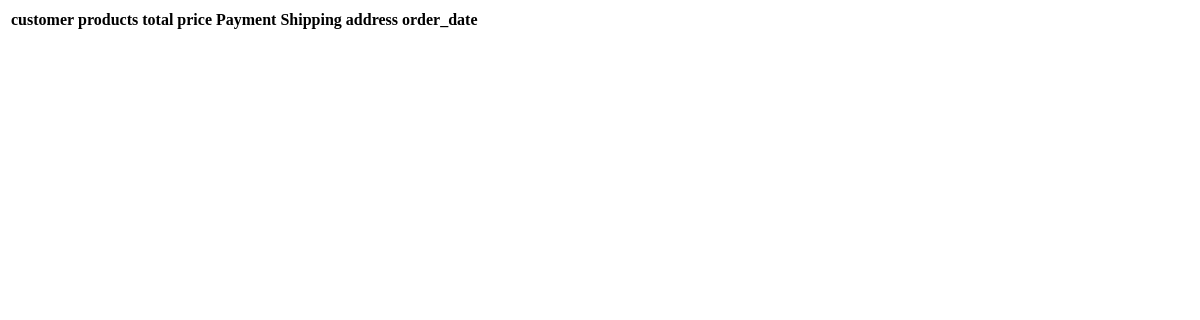
Before: /orders/order/list/ with the older database file.
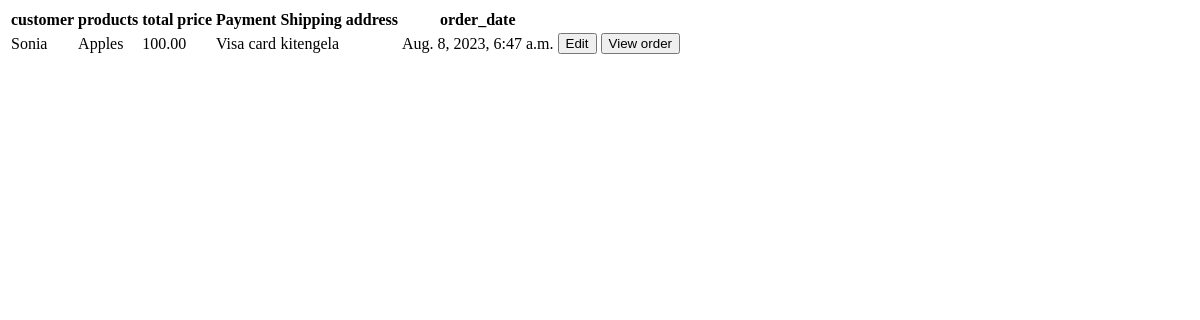
After: the same page with the newer database file.
### orders/models.py (models this page shows, shortened)
class Order(models.Model):
    payment= models.OneToOneField(PaymentMethod,on_delete=models.PROTECT,null=True)
    customer = models.ForeignKey(Customer,on_delete=models.CASCADE, null=True)
    products = models.CharField(max_length=32)
    totalPrice = models.DecimalField(max_digits=10, decimal_places=2)
    shippingAddress = models.CharField(max_length=100)
    orderDate = models.DateTimeField(auto_now_add=True)
    orderDate_update = models.DateTimeField(auto_now=True)
    cart= models.ForeignKey(Cart, on_delete=models.CASCADE, null=True)

### customer/models.py (models this page shows)
class Customer(models.Model):
    user = models.OneToOneField(User, on_delete=models.PROTECT,null=True)
    first_name = models.CharField(max_length=32)
    last_name = models.CharField(max_length=32)
    date_of_birth= models.DateField()
    email=models.EmailField()
    phone_number=models.CharField(max_length=13)
    password=models.CharField(max_length=8)
    def __str__(self):
      return self.first_name

### payment/models.py (models this page shows)
class PaymentMethod(models.Model):
    userId= models.IntegerField()
    orderId = models.IntegerField()
    payment_method = models.CharField(max_length=64)
    payment_amount = models.DecimalField(max_digits=100000, decimal_places=2)
    transactionId = models.IntegerField()
    def __str__(self):
      return self.payment_method

### orders/views.py (the view)
# urls.py: path('order/list/', orders_list, name="orders_list_view"),
def orders_list(request):
    orders= Order.objects.all()
    return render(request, "order/order_list.html", {"orders":orders})

### templates/order/order_list.html (shortened to what this page needs)
<!DOCTYPE html>
<html lang="en">
<head>
</head>
<body>
    <table>
        <th>customer</th>
        <th>products</th>
        <th>total price</th>
        <th>Payment</th>
        <th>Shipping address</th>
        <th>order_date</th>
      {%for order in  orders%}
        <tr>
            <td>{{order.customer}}</td>
            <td>{{order.products}}</td>
            <td>{{order.totalPrice}}</td>
            <td>{{order.payment}}</td>
            <td>{{order.shippingAddress}}</td>
            <td>{{order.orderDate}}</td>
            <td>
                <a href="{% url 'edit_order_view' order.id %}"><button>Edit</button></a>
                <a href="{% url 'order_details_view' order.id %}"><button>View order</button></a> </td>
        </tr>
        {% endfor %}
    </table>
</body>
</html>

Changed rows visible on the page:
added Order: customer "Sonia", products "Apples", totalPrice "100.00", payment "Visa card", shippingAddress "kitengela", orderDate "Aug. 8, 2023, 6:47 a.m."
